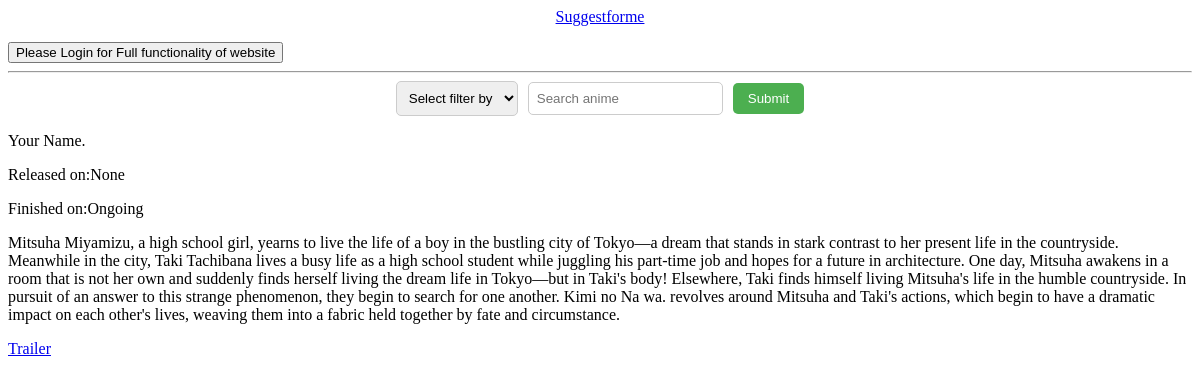
The page /animepage/Your Name./ on the database its author committed.
### base/models.py (models this page shows, shortened)
class anime(models.Model):
  name=models.TextField(max_length=100)
  description=models.TextField(max_length=10000,null=True,blank=True)
  status=models.TextField(max_length=100,null=True,blank=True)
  seasons = models.TextField(max_length=100, null=True, blank=True)
  totalepisodes=models.IntegerField(null=True,blank=True)
  genres=models.TextField(max_length=100,null=True,blank=True)
  banner=models.ImageField(null=True,blank=True)
  format=models.TextField(max_length=100,null=True,blank=True)
  startyear=models.DateField(null=True,blank=True)
  endyear=models.DateField(null=True,blank=True)
  trailerlink=models.TextField(max_length=10000,null=True,blank=True)
  studio=models.TextField(max_length=1000,null=True,blank=True)

### base/views.py (the view)
# urls.py: path('animepage/<str:pk>/', views.animepage, name='animepage'),
def animepage(request, pk):
    animeobject= get_object_or_404(anime, name=pk)
    user = request.user
    if request.user.is_authenticated:
        user_view = userwatchedstatus.objects.get_or_create(user=user, anime=animeobject)
    else:
        user_view=[]
    context = {'animeobject':animeobject,'user_view':user_view}
    return render(request, 'base/animepage.html', context)

### base/templates/base/animepage.html (shortened to what this page needs)
{% extends 'main.html' %}
{% block content  %}
<p>{{animeobject.name}}</p>
<p>Released on:{{animeobject.startyear}}</p>
{% if animeobject.endyear != None %}
<p>Finished on:{{animeobject.endyear}}</p>
{% else %}
<p>Finished on:Ongoing</p>
{% endif %}
<p>{{animeobject.description}}</p>
<a href="{{animeobject.trailerlink}}">Trailer</a>
{% endblock content %}

### rows shown on the page
anime: name "Your Name.", startyear "None", description "Mitsuha Miyamizu, a high school girl, yearns to live the life of a boy in the bustling city of Tokyo—a dream that stands in stark contrast to her present life in the countryside. Meanwhile in the city, Taki Tachibana lives a busy life as a high school student while juggling his part-time job and hopes for a future in architecture. One day, Mitsuha awakens in a room that is not her own and suddenly finds herself living the dream life in Tokyo—but in Taki's body! Elsewhere, Taki finds himself living Mitsuha's life in the humble countryside. In pursuit of an answer to this strange phenomenon, they begin to search for one another. Kimi no Na wa. revolves around Mitsuha and Taki's actions, which…"
